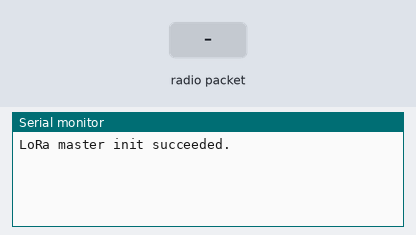
Bench run of a sketch on a simulated Arduino Mega 2560, built with avr-gcc and run on an emulated ATmega2560. On the bench: the last lines printed to the serial monitor. The test bench sets the inputs (shaded band). No radio packets arrive unless stated.

Above: at 1.2 s.
1.3 s: radio packet "HUMIDITY:" arrives
At 1.8 s:
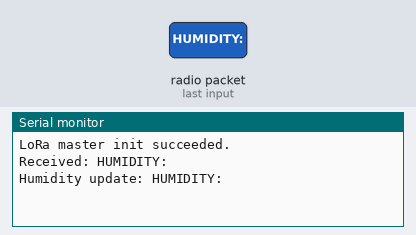
2.8 s: radio packet "_ALERT" arrives
At 4.0 s:
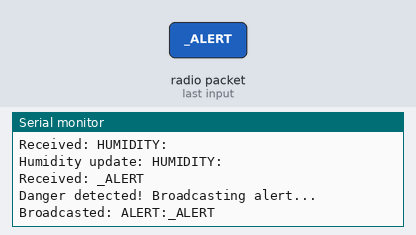
4.3 s: radio packet "1" arrives
At 5.2 s:
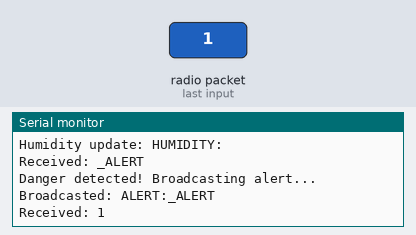

The sketch:

Safety_Helmet_Manager.ino
```cpp
#include <LoRa.h>
#include <SPI.h>

// LoRa Pins (same as slave)
#define LORA_SCK 14
#define LORA_MISO 19
#define LORA_MOSI 23
#define LORA_SS 18
#define LORA_RST 22
#define LORA_DI0 26

void setup() {
  Serial.begin(115200);

  // Initialize LoRa
  LoRa.setPins(LORA_SS, LORA_RST, LORA_DI0);
  if (!LoRa.begin(433E6)) {
    Serial.println("LoRa init failed. Check your connections.");
    while (true);
  }
  Serial.println("LoRa master init succeeded.");

  // Set LoRa parameters (must match slaves)
  LoRa.setSyncWord(0xF3);
  LoRa.setSpreadingFactor(12);
  LoRa.setSignalBandwidth(125E3);
}

void loop() {
  // Check for incoming messages
  int packetSize = LoRa.parsePacket();
  if (packetSize) {
    String received = "";
    while (LoRa.available()) {
      received += (char)LoRa.read();
    }

    Serial.println("Received: " + received);

    // Process message
    if (received.indexOf("HUMIDITY:") != -1) {
      // Log humidity data
      Serial.println("Humidity update: " + received);
    }
    else if (received.indexOf("_ALERT") != -1) {
      // Broadcast alert to all helmets
      Serial.println("Danger detected! Broadcasting alert...");
      broadcastAlert(received);
    }
  }

  delay(100);
}

void broadcastAlert(String originalAlert) {
  // Forward alert to all helmets with ALERT: prefix
  String broadcastMessage = "ALERT:" + originalAlert;
  LoRa.beginPacket();
  LoRa.print(broadcastMessage);
  LoRa.endPacket();
  Serial.println("Broadcasted: " + broadcastMessage);
}
```

Measured:
- after the input at 1.3 s, the serial monitor: prints a new line at once (image 1)
- after the input at 2.8 s, the serial monitor: prints a new line at once (image 2)
- after the input at 4.3 s, the serial monitor: prints a new line after 0.09 s (image 3)
